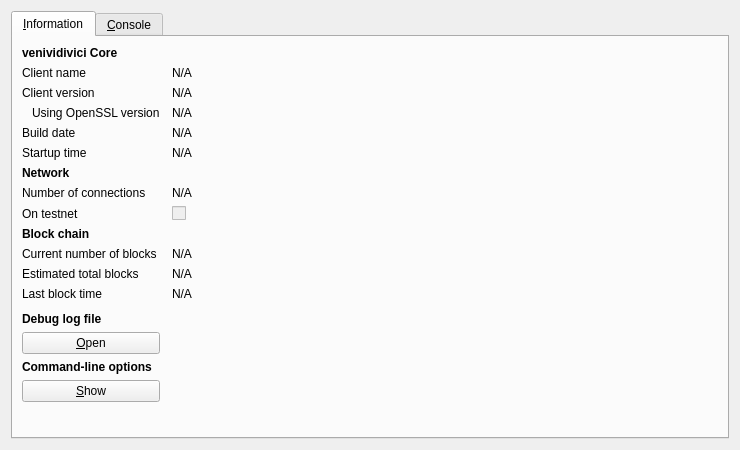
<?xml version="1.0" encoding="UTF-8"?>
<ui version="4.0">
 <class>RPCConsole</class>
 <widget class="QDialog" name="RPCConsole">
  <property name="geometry">
   <rect>
    <x>0</x>
    <y>0</y>
    <width>740</width>
    <height>450</height>
   </rect>
  </property>
  <property name="windowTitle">
   <string>venividivici - Debug window</string>
  </property>
  <layout class="QVBoxLayout" name="verticalLayout_2">
   <item>
    <widget class="QTabWidget" name="tabWidget">
     <property name="currentIndex">
      <number>0</number>
     </property>
     <widget class="QWidget" name="tab_info">
      <attribute name="title">
       <string>&amp;Information</string>
      </attribute>
      <layout class="QGridLayout" name="gridLayout" columnstretch="0,1">
       <property name="horizontalSpacing">
        <number>12</number>
       </property>
       <item row="0" column="0">
        <widget class="QLabel" name="label_9">
         <property name="font">
          <font>
           <weight>75</weight>
           <bold>true</bold>
          </font>
         </property>
         <property name="text">
          <string>venividivici Core</string>
         </property>
        </widget>
       </item>
       <item row="1" column="0">
        <widget class="QLabel" name="label_5">
         <property name="text">
          <string>Client name</string>
         </property>
        </widget>
       </item>
       <item row="1" column="1">
        <widget class="QLabel" name="clientName">
         <property name="cursor">
          <cursorShape>IBeamCursor</cursorShape>
         </property>
         <property name="text">
          <string>N/A</string>
         </property>
         <property name="textFormat">
          <enum>Qt::PlainText</enum>
         </property>
         <property name="textInteractionFlags">
          <set>Qt::LinksAccessibleByMouse|Qt::TextSelectableByKeyboard|Qt::TextSelectableByMouse</set>
         </property>
        </widget>
       </item>
       <item row="2" column="0">
        <widget class="QLabel" name="label_6">
         <property name="text">
          <string>Client version</string>
         </property>
        </widget>
       </item>
       <item row="2" column="1">
        <widget class="QLabel" name="clientVersion">
         <property name="cursor">
          <cursorShape>IBeamCursor</cursorShape>
         </property>
         <property name="text">
          <string>N/A</string>
         </property>
         <property name="textFormat">
          <enum>Qt::PlainText</enum>
         </property>
         <property name="textInteractionFlags">
          <set>Qt::LinksAccessibleByMouse|Qt::TextSelectableByKeyboard|Qt::TextSelectableByMouse</set>
         </property>
        </widget>
       </item>
       <item row="3" column="0">
        <widget class="QLabel" name="label_14">
         <property name="text">
          <string>Using OpenSSL version</string>
         </property>
         <property name="indent">
          <number>10</number>
         </property>
        </widget>
       </item>
       <item row="3" column="1">
        <widget class="QLabel" name="openSSLVersion">
         <property name="cursor">
          <cursorShape>IBeamCursor</cursorShape>
         </property>
         <property name="text">
          <string>N/A</string>
         </property>
         <property name="textFormat">
          <enum>Qt::PlainText</enum>
         </property>
         <property name="textInteractionFlags">
          <set>Qt::LinksAccessibleByMouse|Qt::TextSelectableByKeyboard|Qt::TextSelectableByMouse</set>
         </property>
        </widget>
       </item>
       <item row="4" column="0">
        <widget class="QLabel" name="label_12">
         <property name="text">
          <string>Build date</string>
         </property>
        </widget>
       </item>
       <item row="4" column="1">
        <widget class="QLabel" name="buildDate">
         <property name="cursor">
          <cursorShape>IBeamCursor</cursorShape>
         </property>
         <property name="text">
          <string>N/A</string>
         </property>
         <property name="textFormat">
          <enum>Qt::PlainText</enum>
         </property>
         <property name="textInteractionFlags">
          <set>Qt::LinksAccessibleByMouse|Qt::TextSelectableByKeyboard|Qt::TextSelectableByMouse</set>
         </property>
        </widget>
       </item>
       <item row="5" column="0">
        <widget class="QLabel" name="label_13">
         <property name="text">
          <string>Startup time</string>
         </property>
        </widget>
       </item>
       <item row="5" column="1">
        <widget class="QLabel" name="startupTime">
         <property name="cursor">
          <cursorShape>IBeamCursor</cursorShape>
         </property>
         <property name="text">
          <string>N/A</string>
         </property>
         <property name="textFormat">
          <enum>Qt::PlainText</enum>
         </property>
         <property name="textInteractionFlags">
          <set>Qt::LinksAccessibleByMouse|Qt::TextSelectableByKeyboard|Qt::TextSelectableByMouse</set>
         </property>
        </widget>
       </item>
       <item row="6" column="0">
        <widget class="QLabel" name="label_11">
         <property name="font">
          <font>
           <weight>75</weight>
           <bold>true</bold>
          </font>
         </property>
         <property name="text">
          <string>Network</string>
         </property>
        </widget>
       </item>
       <item row="7" column="0">
        <widget class="QLabel" name="label_7">
         <property name="text">
          <string>Number of connections</string>
         </property>
        </widget>
       </item>
       <item row="7" column="1">
        <widget class="QLabel" name="numberOfConnections">
         <property name="cursor">
          <cursorShape>IBeamCursor</cursorShape>
         </property>
         <property name="text">
          <string>N/A</string>
         </property>
         <property name="textFormat">
          <enum>Qt::PlainText</enum>
         </property>
         <property name="textInteractionFlags">
          <set>Qt::LinksAccessibleByMouse|Qt::TextSelectableByKeyboard|Qt::TextSelectableByMouse</set>
         </property>
        </widget>
       </item>
       <item row="8" column="0">
        <widget class="QLabel" name="label_8">
         <property name="text">
          <string>On testnet</string>
         </property>
        </widget>
       </item>
       <item row="8" column="1">
        <widget class="QCheckBox" name="isTestNet">
         <property name="enabled">
          <bool>false</bool>
         </property>
         <property name="text">
          <string/>
         </property>
        </widget>
       </item>
       <item row="9" column="0">
        <widget class="QLabel" name="label_10">
         <property name="font">
          <font>
           <weight>75</weight>
           <bold>true</bold>
          </font>
         </property>
         <property name="text">
          <string>Block chain</string>
         </property>
        </widget>
       </item>
       <item row="10" column="0">
        <widget class="QLabel" name="label_3">
         <property name="text">
          <string>Current number of blocks</string>
         </property>
        </widget>
       </item>
       <item row="10" column="1">
        <widget class="QLabel" name="numberOfBlocks">
         <property name="cursor">
          <cursorShape>IBeamCursor</cursorShape>
         </property>
         <property name="text">
          <string>N/A</string>
         </property>
         <property name="textFormat">
          <enum>Qt::PlainText</enum>
         </property>
         <property name="textInteractionFlags">
          <set>Qt::LinksAccessibleByMouse|Qt::TextSelectableByKeyboard|Qt::TextSelectableByMouse</set>
         </property>
        </widget>
       </item>
       <item row="11" column="0">
        <widget class="QLabel" name="label_4">
         <property name="text">
          <string>Estimated total blocks</string>
         </property>
        </widget>
       </item>
       <item row="11" column="1">
        <widget class="QLabel" name="totalBlocks">
         <property name="cursor">
          <cursorShape>IBeamCursor</cursorShape>
         </property>
         <property name="text">
          <string>N/A</string>
         </property>
         <property name="textFormat">
          <enum>Qt::PlainText</enum>
         </property>
         <property name="textInteractionFlags">
          <set>Qt::LinksAccessibleByMouse|Qt::TextSelectableByKeyboard|Qt::TextSelectableByMouse</set>
         </property>
        </widget>
       </item>
       <item row="12" column="0">
        <widget class="QLabel" name="label_2">
         <property name="text">
          <string>Last block time</string>
         </property>
        </widget>
       </item>
       <item row="12" column="1">
        <widget class="QLabel" name="lastBlockTime">
         <property name="cursor">
          <cursorShape>IBeamCursor</cursorShape>
         </property>
         <property name="text">
          <string>N/A</string>
         </property>
         <property name="textFormat">
          <enum>Qt::PlainText</enum>
         </property>
         <property name="textInteractionFlags">
          <set>Qt::LinksAccessibleByMouse|Qt::TextSelectableByKeyboard|Qt::TextSelectableByMouse</set>
         </property>
        </widget>
       </item>
       <item row="13" column="0">
        <spacer name="verticalSpacer_2">
         <property name="orientation">
          <enum>Qt::Vertical</enum>
         </property>
         <property name="sizeHint" stdset="0">
          <size>
           <width>20</width>
           <height>20</height>
          </size>
         </property>
        </spacer>
       </item>
       <item row="14" column="0">
        <widget class="QLabel" name="labelDebugLogfile">
         <property name="font">
          <font>
           <weight>75</weight>
           <bold>true</bold>
          </font>
         </property>
         <property name="text">
          <string>Debug log file</string>
         </property>
        </widget>
       </item>
       <item row="15" column="0">
        <widget class="QPushButton" name="openDebugLogfileButton">
         <property name="toolTip">
          <string>Open the venividivici debug log file from the current data directory. This can take a few seconds for large log files.</string>
         </property>
         <property name="text">
          <string>&amp;Open</string>
         </property>
         <property name="autoDefault">
          <bool>false</bool>
         </property>
        </widget>
       </item>
       <item row="16" column="0">
        <widget class="QLabel" name="labelCLOptions">
         <property name="font">
          <font>
           <weight>75</weight>
           <bold>true</bold>
          </font>
         </property>
         <property name="text">
          <string>Command-line options</string>
         </property>
        </widget>
       </item>
       <item row="17" column="0">
        <widget class="QPushButton" name="showCLOptionsButton">
         <property name="toolTip">
          <string>Show the venividivici-Qt help message to get a list with possible venividivici command-line options.</string>
         </property>
         <property name="text">
          <string>&amp;Show</string>
         </property>
         <property name="autoDefault">
          <bool>false</bool>
         </property>
        </widget>
       </item>
       <item row="18" column="0">
        <spacer name="verticalSpacer">
         <property name="orientation">
          <enum>Qt::Vertical</enum>
         </property>
         <property name="sizeHint" stdset="0">
          <size>
           <width>20</width>
           <height>40</height>
          </size>
         </property>
        </spacer>
       </item>
      </layout>
     </widget>
     <widget class="QWidget" name="tab_console">
      <attribute name="title">
       <string>&amp;Console</string>
      </attribute>
      <layout class="QVBoxLayout" name="verticalLayout_3">
       <property name="spacing">
        <number>3</number>
       </property>
       <item>
        <widget class="QTextEdit" name="messagesWidget">
         <property name="minimumSize">
          <size>
           <width>0</width>
           <height>100</height>
          </size>
         </property>
         <property name="readOnly">
          <bool>true</bool>
         </property>
         <property name="tabKeyNavigation" stdset="0">
          <bool>false</bool>
         </property>
         <property name="columnCount" stdset="0">
          <number>2</number>
         </property>
        </widget>
       </item>
       <item>
        <layout class="QHBoxLayout" name="horizontalLayout">
         <property name="spacing">
          <number>3</number>
         </property>
         <item>
          <widget class="QLabel" name="label">
           <property name="text">
            <string notr="true">&gt;</string>
           </property>
          </widget>
         </item>
         <item>
          <widget class="QLineEdit" name="lineEdit"/>
         </item>
         <item>
          <widget class="QPushButton" name="clearButton">
           <property name="maximumSize">
            <size>
             <width>24</width>
             <height>24</height>
            </size>
           </property>
           <property name="toolTip">
            <string>Clear console</string>
           </property>
           <property name="text">
            <string/>
           </property>
           <property name="icon">
            <iconset resource="../bitcoin.qrc">
             <normaloff>:/icons/remove</normaloff>:/icons/remove</iconset>
           </property>
           <property name="shortcut">
            <string notr="true">Ctrl+L</string>
           </property>
           <property name="autoDefault">
            <bool>false</bool>
           </property>
          </widget>
         </item>
        </layout>
       </item>
      </layout>
     </widget>
    </widget>
   </item>
  </layout>
 </widget>
 <resources>
  <include location="../bitcoin.qrc"/>
 </resources>
 <connections/>
</ui>
